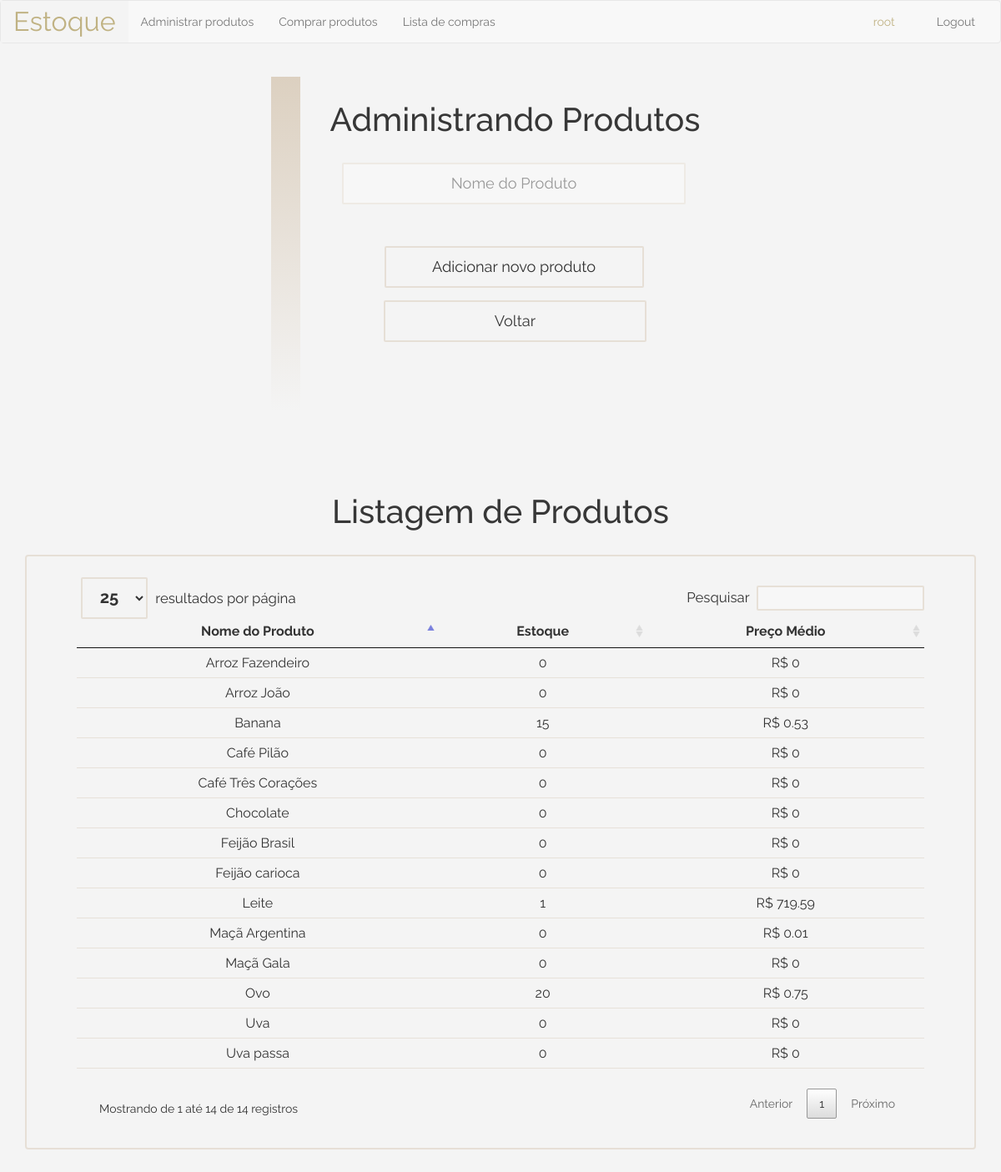
The page /produtos/ (signed in) on the database its author committed.
### estoque/models.py (models this page shows, shortened)
class Produto(models.Model):
    nome = models.CharField(max_length=300)
    valor_medio = models.DecimalField(max_digits=12, decimal_places=2, default=0)

### estoque/views.py (the view)
# urls.py: path('produtos/', views.produtos, name="produtos"),
@login_required(login_url='/login/')
def produtos(request):
    if request.method == 'POST':
        form = AddProdutoForm(request.POST)
        if form.is_valid():
            form.save()
            messages.add_message(request, messages.SUCCESS, 'Produto cadastrado com sucesso.')
    form = AddProdutoForm()
    produto_list = Produto.objects.all().order_by("nome").annotate(estoque=Sum('compra__quantidade'))
    return render(request, 'estoque/produtos.html', {'produto_list': produto_list, 'form': form})

### estoque/forms.py
class AddProdutoForm(forms.ModelForm):
    nome = forms.CharField(label='', max_length=300, widget=forms.TextInput(attrs={'placeholder': 'Nome do Produto'}))
    class Meta:
        model = Produto
        fields = ('nome',)

### estoque/templates/estoque/produtos.html (shortened to what this page needs)
{% extends "estoque/application.html" %}
{% block content %}
<div class="center-div">
    <h2>Administrando Produtos</h2>
    <div class='form-wrapper'>
        <form action="{%url 'produtos'%}" method="post">
            {{ form }}
            <input type="submit" value="Adicionar novo produto" />
        </form>
    </div>
    <a href="{%url 'home'%}"><li>Voltar</li></a>
</div>
<h2 class="table-title" >Listagem de Produtos</h2>
<table class="estoqueDatatable" data-page-length='25'>
    <thead>
        <tr>
            <th>Nome do Produto</th>
            <th>Estoque</th>
            <th>Preço Médio</th>
        </tr>
    </thead>
    <tbody>
        {% for produto in produto_list %}
        <tr>
            <td>{{produto.nome}}</td>
            <td>
                {%if produto.estoque%}
                    {{produto.estoque}}
                {%else%}
                    0
                {%endif%}
            </td>
            <td>
                {%if produto.valor_medio%}
                    R$ {{produto.valor_medio}}
                {%else%}
                    R$ 0
                {%endif%}
            </td>
        </tr>
        {% endfor %}
    </tbody>
</table>
{% endblock %}

### estoque/templates/estoque/application.html (shortened to what this page needs)
<html lang="pt">
	<head>
		{% load staticfiles %}
		<link rel="stylesheet" href="{% static 'estoque/css/bootstrap.min.css' %}" type = "text/css"/>
		<link rel="stylesheet" href="{% static 'estoque/css/datatables.min.css' %}" type = "text/css"/>
		<link rel="stylesheet" href="{% static 'estoque/css/main.css' %}" type = "text/css"/>
	</head>
	<body>
		<nav class="navbar navbar-default">
			<div class="container-fluid">
				<div class="navbar-header">
				<a class="navbar-brand" href="{%url 'home'%}"><span id="estoque-brand">Estoque</span></a>
				</div>
				<div class="collapse navbar-collapse" id="bs-example-navbar-collapse-1">
				{%if user.is_authenticated%}
				<ul class="nav navbar-nav">
					<li><a href="{%url 'produtos'%}">Administrar produtos</a></li>
					<li><a href="{%url 'compra'%}">Comprar produtos</a></li>
					<li><a href="{%url 'listagem_compras'%}">Lista de compras</a></li>
				</ul>
				<ul class="nav navbar-nav navbar-right">
					<li id="first-li-navbar-right" class="color-gold">{{user.username}}</li>
					<li ><a href="{%url 'logout'%}" >Logout <span class="sr-only">(current)</span></a></li>
				</ul>
				{%endif%}
				</div>
			</div>
		</nav>
		<div class="container">
		{% block content %}
		{% endblock %}
		</div>
	</body>
</html>

### estoque/static/estoque/css/main.css (style rules this page uses)
body { background-color: #f4f4f4; font-family: 'Raleway', sans-serif; }
li { list-style: none; }
a { color: #373737; }
.color-gold { color: #C0B283; }
.navbar a { font-size: 1em; }
#estoque-brand { font-size: 2.3em; }
.navbar-brand { background-color: #f4f4f4; color: #c0b283 !important; }
#first-li-navbar-right { padding: 15px 35px 15px 15px; }
.center-div { width: 550px; height: 400px; text-align: center; margin: auto; border-color: #DCD0C0; border-left-style: solid; border-width: 35px; -webkit-border-image: -webkit-gradient(linear, 0 0, 0 100%, from(#DCD0C0), to(rgba(0, 0, 0, 0))) 1 100%; -webkit-border-image: -webkit-linear-gradient(#DCD0C0, rgba(0, 0, 0, 0)) 1 100%; -moz-border-image: -moz-linear-gradient(#DCD0C0, rgba(0, 0, 0, 0)) 1 100%; -o-border-image: -o-linear-gradient(#DCD0C0, rgba(0, 0, 0, 0)) 1 100%; border-image: linear-gradient(to bottom, #DCD0C0, rgba(0, 0, 0, 0)) 1 100%; }
.center-div h2 { padding-top: 30px; font-size: 2.8em; color: #373737; }
.center-div li, #voltar-listagem { color: #373737; margin: 15px 100px; padding: 10px 0px; border-style: solid; border-width: 2px; border-color: rgba(220, 208, 192, 0.575); border-radius: 2px; font-size: 1.3em; transition: 0.5s background-color; }
.form-wrapper { width: 80%; margin: auto; margin-left: 50px; }
form input { text-align: center; width: 100%; margin-top: 20px; outline: 0; background: #f7f7f7; border: 0; padding: 10px; font-size: 1.3em; border-style: solid; border-color: rgba(220, 208, 192, 0.35); border-width: 2px; border-radius: 2px; }
form input[type=submit] { background: #f4f4f4; margin-top: 50px; padding: 10px 0px; width: 311px; border-color: rgba(220, 208, 192, 0.575); transition: 0.5s background-color; }
::placeholder { color: #999; }
.table-title { font-size: 2.8em; color: #373737; text-align: center; margin-top: 100px; }
table.dataTable tbody tr { background-color: #f4f4f4; border-bottom-style: solid; border-bottom-width: 1px; border-bottom-color: rgba(220, 208, 192, 0.5); }
table.dataTable th, table { text-align: center; }
table.dataTable { border-color: rgba(220, 208, 192, 0.575) !important; }

### rows shown on the page
Produto: nome "Arroz Fazendeiro", shows "0", valor_medio "R$ 0"
Produto: nome "Arroz João", shows "0", valor_medio "R$ 0"
Produto: nome "Banana", estoque "15", valor_medio "0.53"
Produto: nome "Café Pilão", shows "0", valor_medio "R$ 0"
Produto: nome "Café Três Corações", shows "0", valor_medio "R$ 0"
Produto: nome "Chocolate", shows "0", valor_medio "R$ 0"
Produto: nome "Feijão Brasil", shows "0", valor_medio "R$ 0"
Produto: nome "Feijão carioca", shows "0", valor_medio "R$ 0"
Produto: nome "Leite", estoque "1", valor_medio "719.59"
Produto: nome "Maçã Argentina", shows "0", valor_medio "0.01"
Produto: nome "Maçã Gala", shows "0", valor_medio "R$ 0"
Produto: nome "Ovo", estoque "20", valor_medio "0.75"
Produto: nome "Uva", shows "0", valor_medio "R$ 0"
Produto: nome "Uva passa", shows "0", valor_medio "R$ 0"

### other values the page prints
{{ user.username }} "root"
